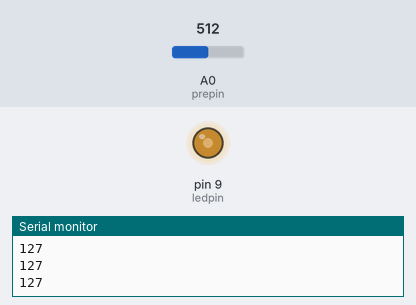
A sketch run on a simulated Arduino Uno, built with avr-gcc and run on an emulated ATmega328P. Shown: output pins drawn as LEDs (lit = HIGH), the last lines printed to the serial monitor. Inputs (shaded band) come from the test bench; at power-on: A0 (prepin) = 512.

Above: at 1.2 s.
1.3 s: A0 (prepin) set to 716
At 2.4 s:
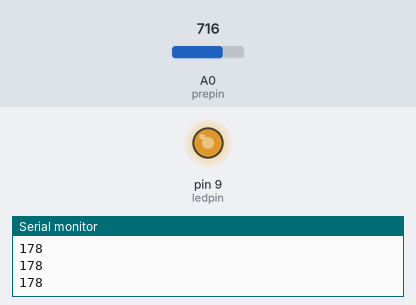
2.8 s: A0 (prepin) set to 900
At 3.7 s:
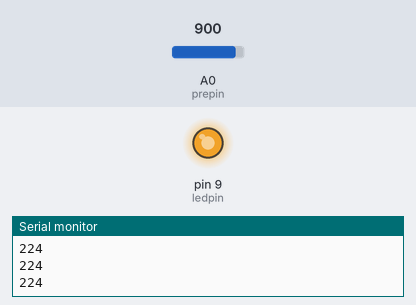
4.3 s: A0 (prepin) set to 122
At 4.7 s:
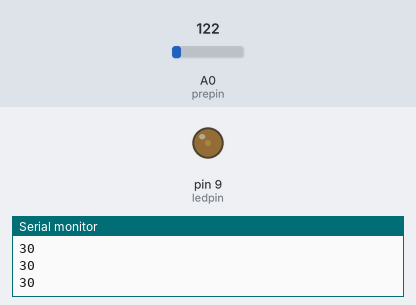
5.8 s: A0 (prepin) set to 0
At 7.0 s:
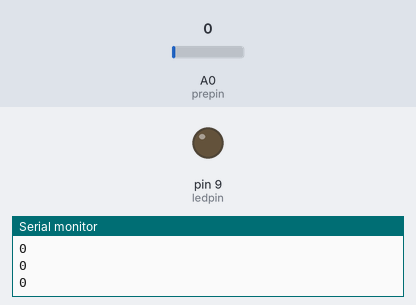
7.3 s: A0 (prepin) set to 511
At 8.2 s:
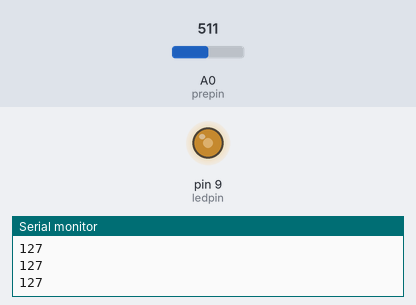
Timing chart, 0 to 9.8 s (numbered marks = the images above; inputs shaded):
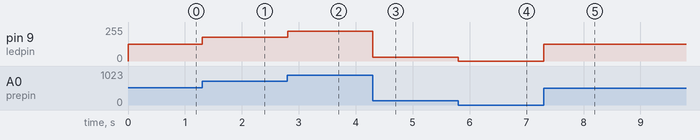

Measured:
- after the input at 1.3 s, pin 9 (ledpin): 127/255 → 178/255 at once
- after the input at 2.8 s, pin 9 (ledpin): 178/255 → 224/255 at once
- after the input at 4.3 s, pin 9 (ledpin): 224/255 → 30/255 at once
- after the input at 5.8 s, pin 9 (ledpin): 30/255 → 0/255 at once
- after the input at 7.3 s, pin 9 (ledpin): 0/255 → 127/255 at once

The sketch:

Pressure_sensor.ino
```cpp
int prepin=A0;
int ledpin=9;
int preval;
void setup() {
  // put your setup code here, to run once:
pinMode(prepin,INPUT);
pinMode(ledpin,OUTPUT);
Serial.begin(9600);
}

void loop() {
  // put your main code here, to run repeatedly:
preval=analogRead(prepin);
preval=map(preval,0,1023,0,255);
analogWrite(ledpin,preval);
Serial.println(preval);
}
```
